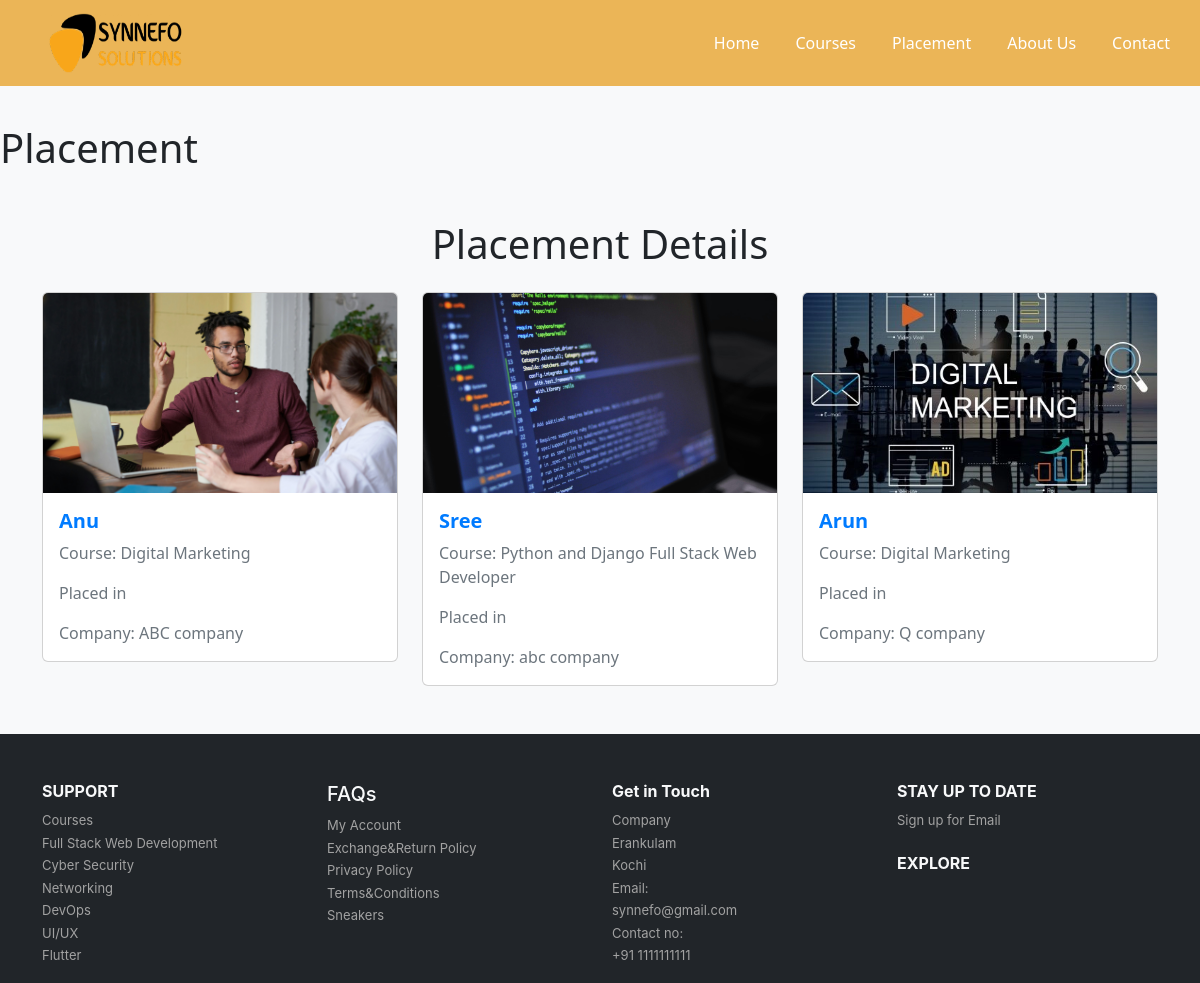
The page /placement on the database its author committed.
### app/models.py (models this page shows)
class Placement(models.Model):
    name=models.TextField()
    course_name=models.TextField()
    img=models.FileField()
    company=models.TextField()

### app/views.py (the view)
# urls.py: path('placement',views.placement),
def placement(req):
    data=Placement.objects.all()
    return render(req, 'placement.html', {'placements': data})

### template/placement.html (shortened to what this page needs)
<!DOCTYPE html>
<html lang="en">
<head>
    {% load static %}
    <link href="https://cdn.jsdelivr.net/npm/bootstrap@5.3.0-alpha3/dist/css/bootstrap.min.css" rel="stylesheet">
    <link href="https://cdn.jsdelivr.net/npm/bootstrap-icons/font/bootstrap-icons.css" rel="stylesheet">
</head>
<body>
    <nav class="navbar navbar-expand-lg navbar-dark  fixed-top"  style="background-color: rgb(235, 181, 87)">
        <div class="container-fluid">
            <a class="navbar-brand" href="#">
                <img src="{% static 'img/logo.png' %}" alt="Logo"  style="width: 170px; height: 60px;padding-left: 22%; ">
            </a>
            <div class="collapse navbar-collapse" id="navbarNav" >
                <ul class="navbar-nav ms-auto " >
                    <li class="nav-item">
                        <a class="nav-link active" href="" >Home</a>
                    </li>
                    <li class="nav-item">
                        <a class="nav-link active" href="courses">Courses</a>
                    </li>
                    <li class="nav-item">
                        <a class="nav-link active" href="placement">Placement</a>
                    </li>
                    <li class="nav-item">
                        <a class="nav-link active" href="about">About us</a>
                    </li>
                    <li class="nav-item">
                        <a class="nav-link active" href="contact">Contact</a>
                    </li>
                </ul>
            </div>
        </div>
    </nav>
    <br>
    <h1 style="padding-top: 100px;">Placement</h1>
    <div class="container my-5">
        <h1 class="text-center mb-4">Placement Details</h1>
        <div class="row row-cols-1 row-cols-md-2 row-cols-lg-3 g-4">
            {% for p in placements %}
            <div class="col">
                <div class="card">
                    <img src="{{ p.img.url }}" class="card-img-top" alt="">
                    <div class="card-body">
                        <h5 class="card-title">{{ p.name }}</h5>
                        <p class="card-text">Course: {{ p.course_name }}</p>
                        <p class="card-text">Placed in </p>
                        <p class="card-text">Company: {{ p.company }}</p>
                    </div>
                </div>
            </div>
            {% endfor %}
        </div>
    </div>
    <footer class="bg-dark text-light pt-5 mt-3" style="font-size: 15px;">
        <div class="container">
            <div class="row">
                <div class="col-md-3">
                    <h6>SUPPORT</h6>
                    <ul class="list-unstyled">
                        <li><a href="courses" >Courses</a></li>
                        <li><a href="courses" >Full Stack Web Development</a></li>
                        <li><a href="courses" >Cyber Security</a></li>
                        <li><a href="courses" >Networking</a></li>
                        <li><a href="courses" >DevOps</a></li>
                        <li><a href="courses" >UI/UX</a></li>
                        <li><a href="courses" >Flutter </a></li>
                    </ul>
                </div>
                <div class="col-md-3">
                    <h5>FAQs</h5>
                    <ul class="list-unstyled">
                        <li><a href="" >My Account</a></li>
                        <li><a href="" >Exchange&Return Policy</a></li>
                        <li><a href="" >Privacy Policy</a></li>
                        <li><a href="" >Terms&Conditions</a></li>
                        <li><a href="" >Sneakers</a></li>
                    </ul>
                </div>
                <div class="col-md-3">
                    <h6>Get in Touch</h6>
                <ul class="list-unstyled">
                    <li><a href="#" >Company</a></li>
                    <li><a href="#" >Erankulam</a></li>
                    <li><a href="#" >Kochi</a></li>
                    <li><a href="#" >Email:</a></li>
                    <li><a href="#" >synnefo@gmail.com</a></li>
                    <li><a href="#" >Contact no:</a></li>
                    <li><a href="#" >+91 1111111111</a></li>
                </ul>
                </div>
                <div class="col-md-3">
                    <h6>STAY UP TO DATE</h6>
                    <ul class="list-unstyled">
                        <li><a href="#">Sign up for Email</a></li>
                        <br>
                    <h6>EXPLORE</h6>
                </div>
            </div>
        </div>
        <br>
    </footer>
</body>
</html>

### template/placement.html (style rules this page uses)
.navbar-brand img { height: 40px; }
.nav-link { text-transform: capitalize; margin: 0 10px; }
.navbar-nav { align-items: center; }
body { background-color: #f8f9fa; }
.card { transition: transform 0.3s, box-shadow 0.3s; }
.card-img-top { height: 200px; object-fit: cover; }
.card-title { font-weight: bold; color: #007bff; }
.card-text { color: #6c757d; }
footer { font-family: FFDINforPuma, Inter, -apple-system, system-ui, BlinkMacSystemFont, "Segoe UI", Roboto, "Helvetica Neue", Arial, sans-serif; display: flex; }
footer a { text-decoration: none; color: rgb(162, 162, 162); font-size: small; }
footer h6 { font-weight: bold; }

### rows shown on the page
Placement: img (picture), name "Anu", course_name "Digital Marketing", company "ABC company"
Placement: img (picture), name "Sree", course_name "Python and Django Full Stack Web Developer", company "abc company"
Placement: img (picture), name "Arun", course_name "Digital Marketing", company "Q company"
